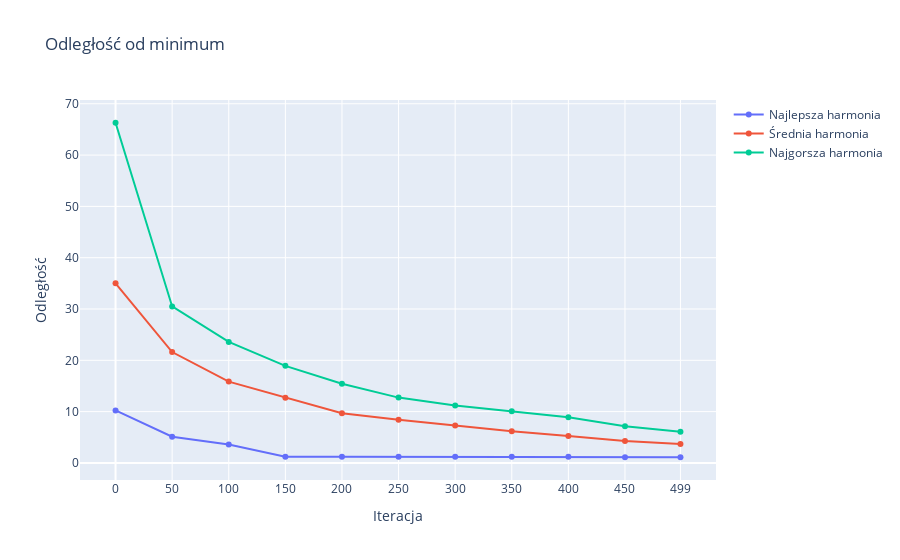
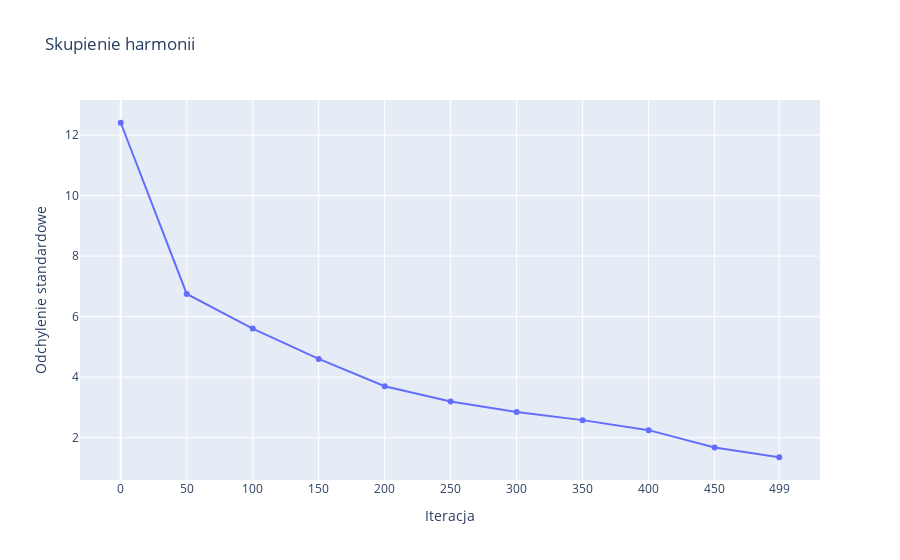
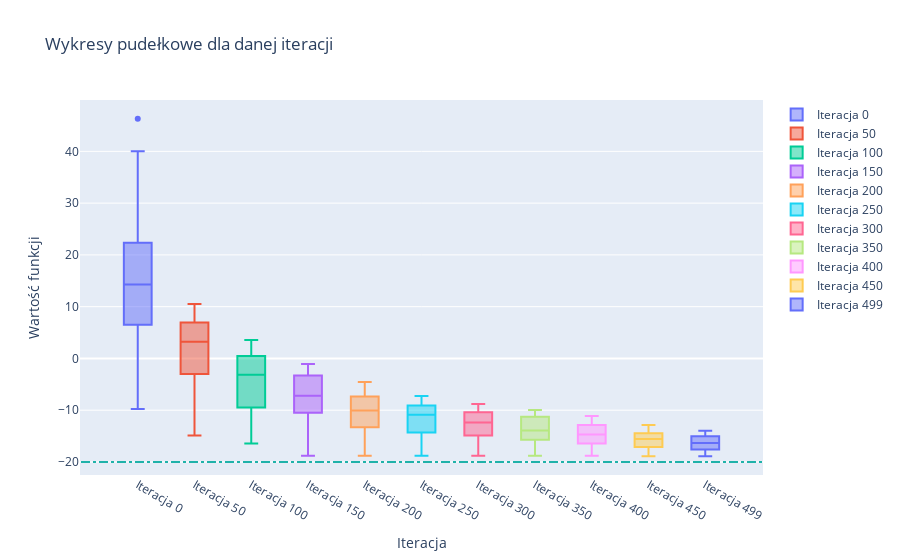

The notebook cell saved with these charts, in order:
### Markdown cell above
### 50;0.90;0.7

### Code cell
directory = r'./Pomiary/Rastragrin/50;0.90;0.7'
rastragin_50_90_70 = read_data_from_directory(f'{directory}/data')

# Generate plots
generate_plots_for_one_simulation(directory, optimum)
